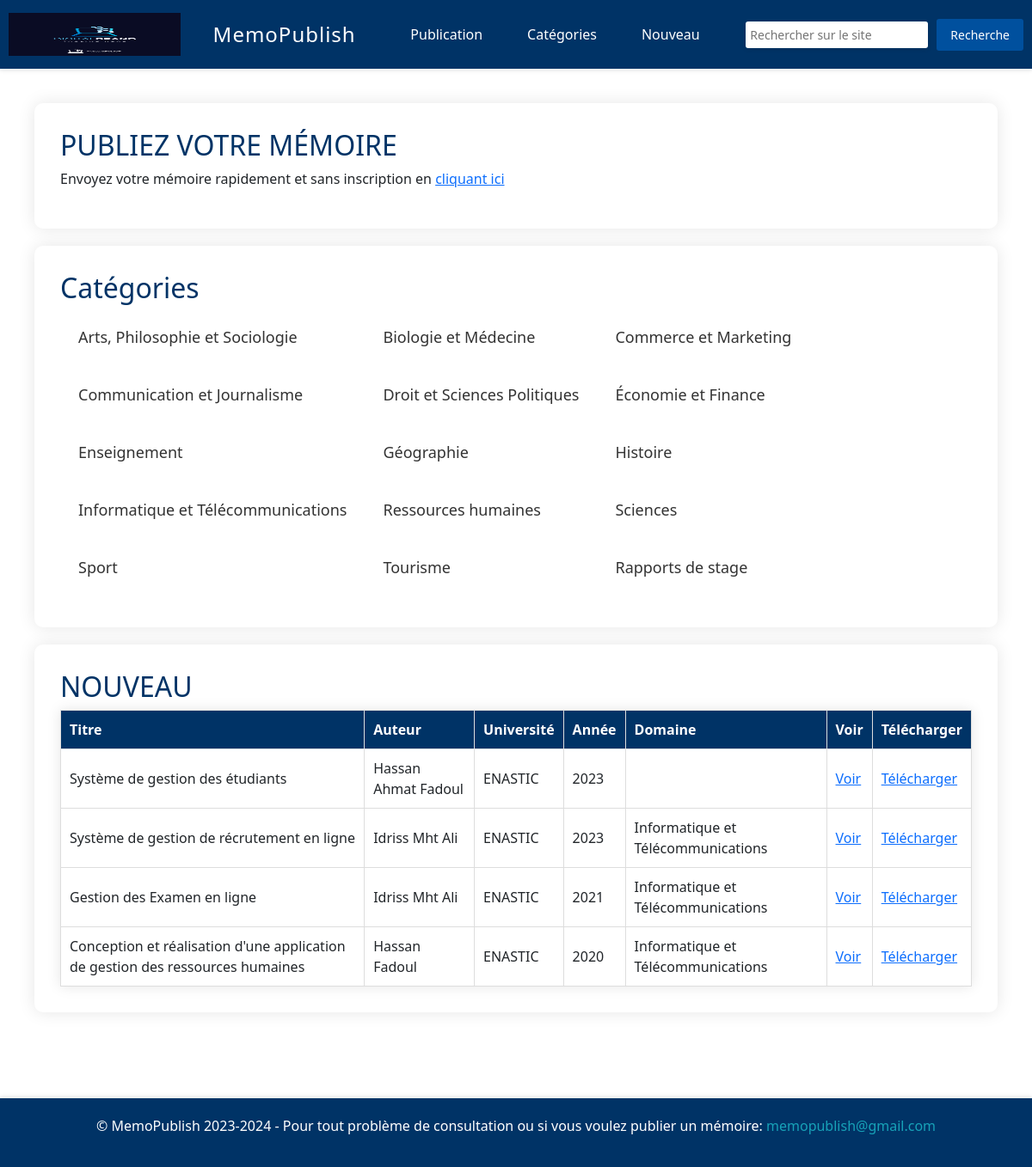
The page / on the database its author committed.
### tables this page shows
CREATE TABLE `memoires` (
  `id` int(11) NOT NULL,
  `titre` varchar(255) NOT NULL,
  `auteur` varchar(255) NOT NULL,
  `universite` varchar(255) NOT NULL,
  `annee` int(11) NOT NULL,
  `fichier` varchar(255) NOT NULL,
  `domaine` varchar(255) NOT NULL
);

### index.php (the view, shortened to what this page needs)
<?php
include 'config.php';
$domaine_filter = isset($_GET['domaine']) ? $_GET['domaine'] : '';
$sql = "SELECT * FROM memoires";
$sql .= " ORDER BY annee DESC";
$stmt = $pdo->prepare($sql);
if ($domaine_filter) {
    $stmt->execute([$domaine_filter]);
} else {
    $stmt->execute();
}
$memoires = $stmt->fetchAll();
?>
<!DOCTYPE html>
<html lang="fr">
<head>
	<link rel="stylesheet" href="https://cdn.jsdelivr.net/npm/bootstrap@5.3.3/dist/css/bootstrap.min.css">
</head>
<body>
<div id="header">
    <img src="5570061.jpg" alt="Mémoire Online Logo" width="200" height="50">
    <h1>MemoPublish</h1>
    <nav>
        <a href="#publication">Publication</a>
        <a href="#categories">Catégories</a>
        <a href="#new">Nouveau</a>
    </nav>
    <form method="get" action="">
        <input type="text" name="search" placeholder="Rechercher sur le site">
        <button type="submit">Recherche</button>
    </form>
</div>
<div id="main">
    <section id="publication">
        <h2>PUBLIEZ VOTRE MÉMOIRE</h2>
        <p>Envoyez votre mémoire rapidement et sans inscription en <a href="submit.php">cliquant ici</a></p>
    </section>
    <section id="categories">
        <h2>Catégories</h2>
        <table>
            <tr>
                <td>
                    <a href="index.php?domaine=Arts, Philosophie et Sociologie">Arts, Philosophie et Sociologie</a>
                    <a href="index.php?domaine=Communication et Journalisme">Communication et Journalisme</a>
                    <a href="index.php?domaine=Enseignement">Enseignement</a>
                    <a href="index.php?domaine=Informatique et Télécommunications">Informatique et Télécommunications</a>
                    <a href="index.php?domaine=Sport">Sport</a>
                </td>
                <td>
                    <a href="index.php?domaine=Biologie et Médecine">Biologie et Médecine</a>
                    <a href="index.php?domaine=Droit et Sciences Politiques">Droit et Sciences Politiques</a>
                    <a href="index.php?domaine=Géographie">Géographie</a>
                    <a href="index.php?domaine=Ressources humaines">Ressources humaines</a>
                    <a href="index.php?domaine=Tourisme">Tourisme</a>
                </td>
                <td>
                    <a href="index.php?domaine=Commerce et Marketing">Commerce et Marketing</a>
                    <a href="index.php?domaine=Économie et Finance">Économie et Finance</a>
                    <a href="index.php?domaine=Histoire">Histoire</a>
                    <a href="index.php?domaine=Sciences">Sciences</a>
                    <a href="index.php?domaine=Rapports de stage">Rapports de stage</a>
                </td>
            </tr>
        </table>
    </section>
    <section id="new">
        <h2>NOUVEAU</h2>
        <table>
            <tr>
                <th>Titre</th>
                <th>Auteur</th>
                <th>Université</th>
                <th>Année</th>
                <th>Domaine</th>
                <th>Voir</th>
                <th>Télécharger</th>
            </tr>
            <?php foreach ($memoires as $memoire): ?>
                <tr>
                    <td><?php echo htmlspecialchars($memoire['titre']); ?></td>
                    <td><?php echo htmlspecialchars($memoire['auteur']); ?></td>
                    <td><?php echo htmlspecialchars($memoire['universite']); ?></td>
                    <td><?php echo htmlspecialchars($memoire['annee']); ?></td>
                    <td><?php echo htmlspecialchars($memoire['domaine']); ?></td>
                    <td><a href="view.php?id=<?php echo $memoire['id']; ?>" target="_blank">Voir</a></td>
                    <td><a href="uploads/<?php echo htmlspecialchars($memoire['fichier']); ?>" download>Télécharger</a></td>
                </tr>
            <?php endforeach; ?>
        </table>
    </section>
</div>
<div id="footer">
    <p>© MemoPublish 2023-2024 - Pour tout problème de consultation ou si vous voulez publier un mémoire: <a href="mailto:memopublish@gmail.com">memopublish@gmail.com</a></p>
</div>
</body>
</html>

### index.php (style rules this page uses)
body { font-family: 'Roboto', sans-serif; background-color: #f4f7f6; margin: 0; padding: 0; }
#header { background-color: #003366; color: white; padding: 15px 10px; display: flex; align-items: center; justify-content: space-between; box-shadow: 0 2px 5px rgba(0,0,0,0.1); }
#header img { height: 50px; }
#header h1 { font-size: 24px; margin: 0 10px; letter-spacing: 1px; }
#header nav { display: flex; align-items: center; }
#header nav a { color: white; text-decoration: none; margin: 0 10px; padding: 8px 16px; border-radius: 3px; transition: background-color 0.3s ease, transform 0.3s ease; }
#header form { display: flex; align-items: center; }
#header input[type="text"] { padding: 5px; font-size: 14px; margin-right: 10px; border: none; border-radius: 3px; box-shadow: 0 2px 5px rgba(0,0,0,0.1); }
#header button { padding: 8px 16px; font-size: 14px; border: none; border-radius: 3px; background-color: #00509e; color: white; cursor: pointer; transition: background-color 0.3s ease; }
#main { padding: 40px; max-width: 1200px; margin: 0 auto; }
#publication, #categories, #new { background-color: white; padding: 30px; margin-bottom: 20px; border-radius: 10px; box-shadow: 0 0 20px rgba(0,0,0,0.1); }
#publication h2, #categories h2, #new h2 { margin-top: 0; color: #003366; }
#categories a { display: block; padding: 15px 20px; text-decoration: none; color: #333; border-radius: 5px; font-size: 18px; margin-bottom: 10px; transition: background-color 0.3s ease, transform 0.3s ease; }
#new table { width: 100%; border-collapse: collapse; box-shadow: 0 0 15px rgba(0,0,0,0.1); }
#new th, #new td { border: 1px solid #ddd; padding: 10px; text-align: left; }
#new th { background-color: #003366; color: white; }
#footer { text-align: center; padding: 20px; background-color: #003366; color: white; position: relative; margin-top: 40px; box-shadow: 0 -2px 5px rgba(0,0,0,0.1); }
#footer a { color: #17a2b8; text-decoration: none; }

### rows shown on the page
memoires: titre "Système de gestion des étudiants", auteur "Hassan Ahmat Fadoul", universite "ENASTIC", annee "2023"
memoires: titre "Système de gestion de récrutement en ligne", auteur "Idriss Mht Ali", universite "ENASTIC", annee "2023", domaine "Informatique et Télécommunications"
memoires: titre "Gestion des Examen en ligne", auteur "Idriss Mht Ali", universite "ENASTIC", annee "2021", domaine "Informatique et Télécommunications"
memoires: titre "Conception et réalisation d'une application de gestion des ressources humaines", auteur "Hassan Fadoul", universite "ENASTIC", annee "2020", domaine "Informatique et Télécommunications"
